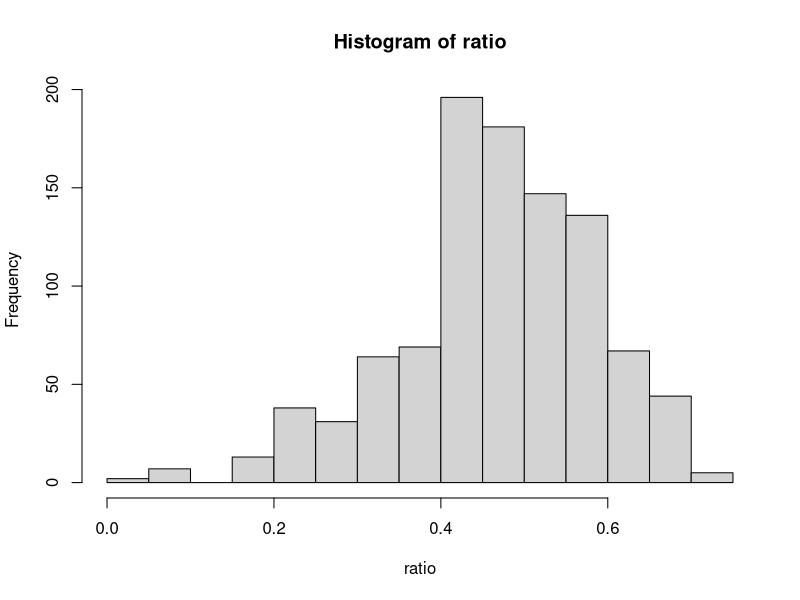

R code for this plot:
boy_country <- function(){
#creat a list of 10 families
family <- list(length = 10)

#generate 10 babies use sample function, use 1 to denote boy, 0 to girl
for (i in 1:10) {
  family[[i]] <- c(sample(0:1, 1))
}

#continue creating babies untill every family get a boy
##too cruel, for one test I found a family got their boy at the 11th birth
while((sum(family[[1]]) + sum(family[[2]]) + sum(family[[3]]) + sum(family[[4]])
      + sum(family[[5]]) + sum(family[[6]]) + sum(family[[7]])
      + sum(family[[8]]) + sum(family[[9]]) + sum(family[[10]])) != 10){
for(i in 1:10){
  if(sum(family[[i]]) == 0){
    family[[i]] <- c(family[[i]], sample(0:1, 1))
  }
}
}

#use count_boy and count_girl to count the number of babies
count_boy <- 10
count_girl <- 0
for (i in 1:10) {
  count_girl <- count_girl + length(family[[i]]) - 1
}
all_baby <- count_boy + count_girl

#use plot to show the distribution10
return(count_girl/all_baby)
}

ratio <- c()
for(i in 1:1000){
  ratio <- c(ratio, boy_country())
}
#simulation for 100 times, ratio is of all girls. In theory, it should be 0.5
hist(ratio)
mean(ratio)
